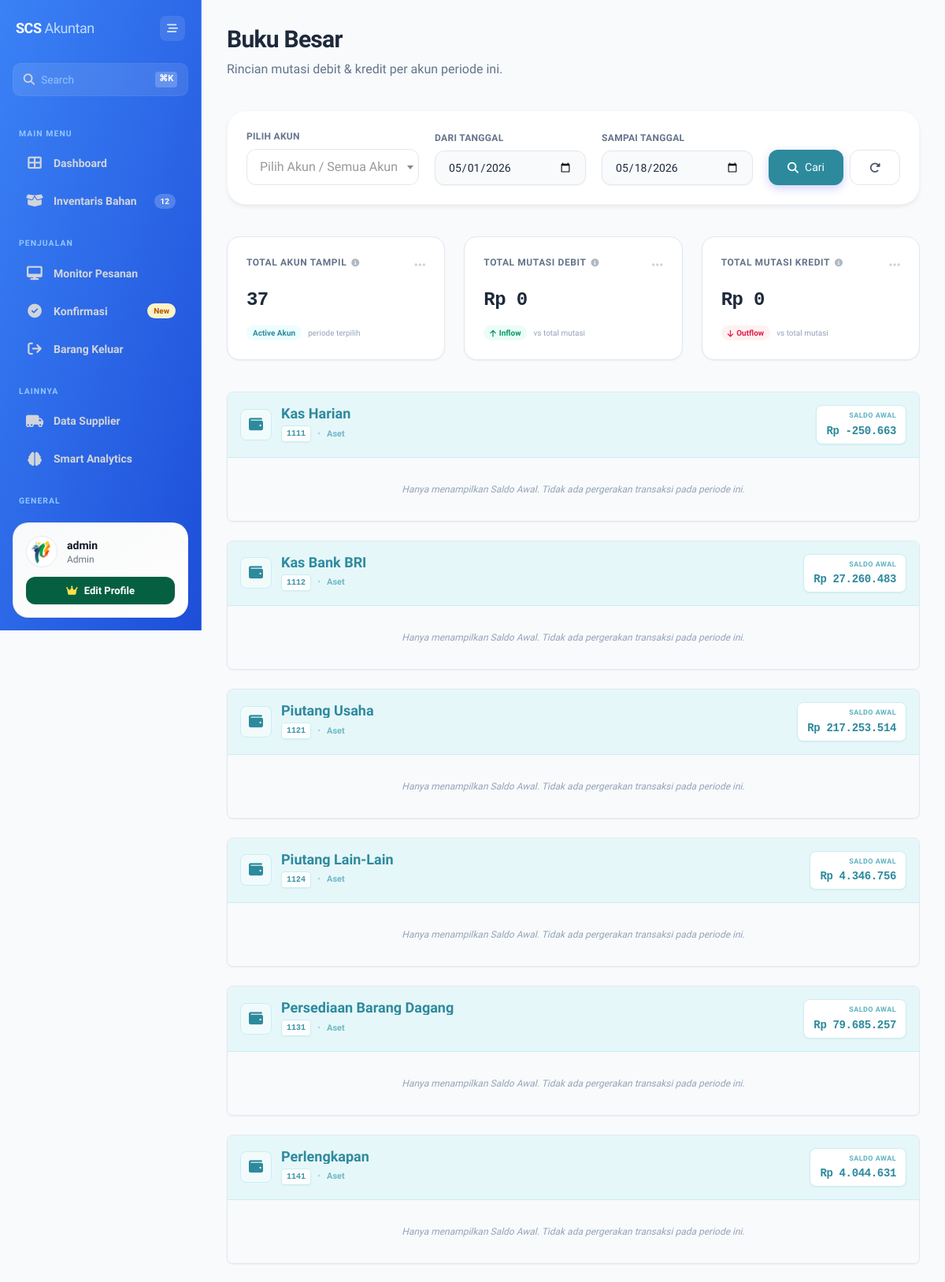
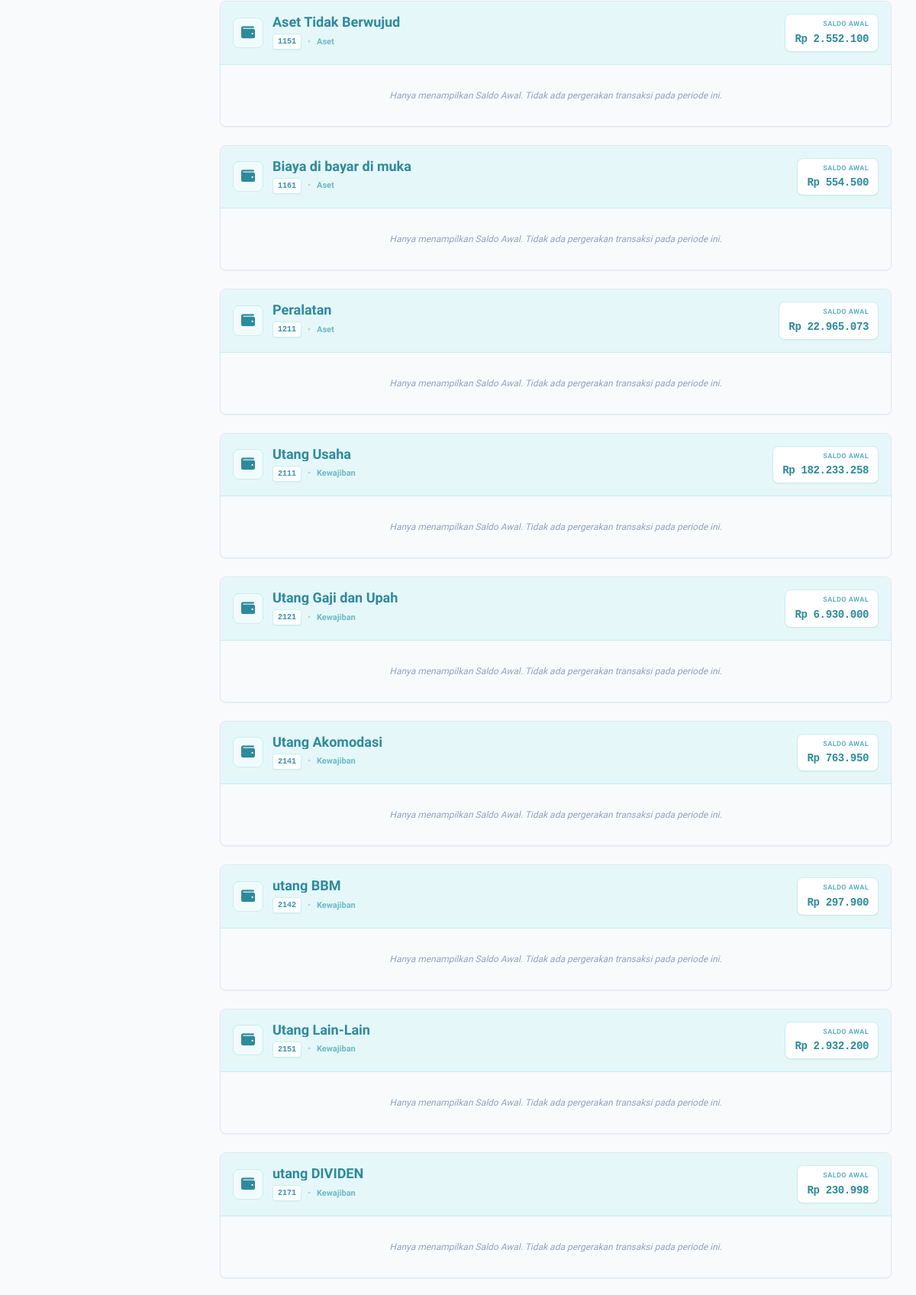
/buku_besar.php (signed in, upper part), run on the app's committed database (2 pictures, top to bottom).
### tables this page shows
CREATE TABLE `akun_coa` (
  `kode_akun` varchar(20) NOT NULL,
  `nama_akun` varchar(100) NOT NULL,
  `kategori` enum('Aset','Kewajiban','Modal','Pendapatan','Beban') NOT NULL,
  `tipe_laporan` enum('Neraca','Laba Rugi') NOT NULL,
  `posisi_normal` enum('Debit','Kredit') NOT NULL
);

### fungsi_akuntansi.php (called while the page is built, shortened)
<?php
if (!function_exists('formatRupiah')) {
    function formatRupiah($angka) {
        return 'Rp ' . number_format($angka, 0, ',', '.');
    }
}
function getAccountBalance($koneksi, $kode_akun, $tgl_akhir = null, $tgl_awal = null) {
    $stmt = $koneksi->prepare("SELECT posisi_normal FROM akun_coa WHERE kode_akun = ?");
    $stmt->bind_param("s", $kode_akun);
    $stmt->execute();
    $res = $stmt->get_result();
    $coa = $res->fetch_assoc();
    $posisi_normal = $coa['posisi_normal'] ?? 'Debit';
    $sql = "SELECT SUM(debit) as d, SUM(kredit) as k FROM jurnal_umum WHERE kode_akun = ?";
    $params = [$kode_akun];
    $types = "s";
    if ($tgl_awal && $tgl_akhir) {
        $sql .= " AND (tanggal BETWEEN ? AND ?)";
        $params[] = $tgl_awal; $params[] = $tgl_akhir;
        $types .= "ss";
    } elseif ($tgl_akhir) {
        $sql .= " AND tanggal <= ?";
        $params[] = $tgl_akhir;
        $types .= "s";
    }
    $sql .= " AND no_reff NOT LIKE 'CLS%'";
    $stmt = $koneksi->prepare($sql);
    $stmt->bind_param($types, ...$params);
    $stmt->execute();
    $data = $stmt->get_result()->fetch_assoc();
    $debit = $data['d'] ?? 0;
    $kredit = $data['k'] ?? 0;
    return ($posisi_normal == 'Debit') ? ($debit - $kredit) : ($kredit - $debit);
}
?>

### buku_besar.php (the view, shortened to what this page needs)
<?php
include 'koneksi.php';
include 'fungsi_akuntansi.php';
$tgl_mulai   = isset($_GET['tgl_mulai']) ? $_GET['tgl_mulai'] : date('Y-m-01');
$tgl_selesai = isset($_GET['tgl_selesai']) ? $_GET['tgl_selesai'] : date('Y-m-d');
$kode_akun   = isset($_GET['kode_akun']) ? $_GET['kode_akun'] : '';
$data_buku_besar = [];
$where_akun = ($kode_akun != '') ? "WHERE kode_akun = '$kode_akun'" : "";
$q_target_akun = mysqli_query($koneksi, "SELECT * FROM akun_coa $where_akun ORDER BY kode_akun ASC");
while($akun = mysqli_fetch_assoc($q_target_akun)) {
    $kd = $akun['kode_akun'];
    $tgl_sebelum = date('Y-m-d', strtotime($tgl_mulai . ' -1 day'));
    $saldo_awal = getAccountBalance($koneksi, $kd, $tgl_sebelum);
    $prefix = substr($kd, 0, 1);
    $is_debit = in_array($prefix, ['1', '5']);
    $transaksi = [];
    if ($saldo_awal != 0 || count($transaksi) > 0) {
        $data_buku_besar[] = [
            'info' => $akun,
            'saldo_awal' => $saldo_awal,
            'transaksi' => $transaksi,
            'is_debit' => $is_debit
        ];
    }
}
$grand_total_debit = 0;
$grand_total_kredit = 0;
?>
<!DOCTYPE html>
<html lang="id">
<head>
    <script src="https://cdn.tailwindcss.com"></script>
    <link rel="stylesheet" href="https://cdnjs.cloudflare.com/ajax/libs/font-awesome/6.5.0/css/all.min.css">
    <link href="https://cdn.jsdelivr.net/npm/select2@4.1.0-rc.0/dist/css/select2.min.css" rel="stylesheet" />
</head>
<body class="antialiased">
    <?php include 'sidebar.php'; ?>
    <div class="main-container">
        <div class="content-wrapper">
            <div class="container-optimized py-8">
                <div class="mb-10 flex flex-col md:flex-row justify-between items-start md:items-end gap-6">
                    <div>
                        <h1 class="text-3xl font-bold text-slate-800 tracking-tight">Buku Besar</h1>
                        <p class="text-slate-500 mt-2">Rincian mutasi debit & kredit per akun periode ini.</p>
                    </div>
                </div>
                <div class="glass-card p-6 mb-10">
                    <form method="GET" class="flex flex-col lg:flex-row gap-5 items-end">
                        <div class="flex-1 w-full">
                            <label class="block text-xs font-semibold text-slate-500 uppercase mb-2 tracking-wide">Pilih Akun</label>
                        </div>
                        <div class="w-full lg:w-48">
                            <label class="block text-xs font-semibold text-slate-500 uppercase mb-2 tracking-wide">Dari Tanggal</label>
                            <input type="date" name="tgl_mulai" value="<?= $tgl_mulai ?>" class="w-full border-gray-200 rounded-xl shadow-sm focus:ring-[#2d8a9d] focus:border-[#2d8a9d] px-4 py-2.5 text-sm border bg-slate-50">
                        </div>
                        <div class="w-full lg:w-48">
                            <label class="block text-xs font-semibold text-slate-500 uppercase mb-2 tracking-wide">Sampai Tanggal</label>
                            <input type="date" name="tgl_selesai" value="<?= $tgl_selesai ?>" class="w-full border-gray-200 rounded-xl shadow-sm focus:ring-[#2d8a9d] focus:border-[#2d8a9d] px-4 py-2.5 text-sm border bg-slate-50">
                        </div>
                        <div class="flex gap-2 w-full lg:w-auto">
                            <button type="submit" class="btn btn-primary w-full lg:w-auto justify-center">
                                <i class="fas fa-search"></i> Cari
                            </button>
                            <a href="buku_besar.php" class="btn btn-light w-full lg:w-auto justify-center" title="Reset">
                                <i class="fas fa-redo-alt"></i>
                            </a>
                        </div>
                    </form>
                </div>
                <div class="grid grid-cols-1 md:grid-cols-3 gap-6 mb-10">
                    <div class="bg-white border border-slate-200 rounded-2xl p-6 shadow-sm hover:shadow-md transition-shadow">
                        <div class="flex justify-between items-start mb-4">
                            <div class="flex items-center gap-1.5 text-slate-500 font-bold text-xs uppercase tracking-wider">
                                Total Akun Tampil
                                <i class="fas fa-info-circle text-[10px] opacity-50"></i>
                            </div>
                            <button class="text-slate-300 hover:text-slate-500 transition-colors"><i class="fas fa-ellipsis-h"></i></button>
                        </div>
                        <h3 class="text-2xl xl:text-3xl font-extrabold text-slate-800 tracking-tight font-mono whitespace-nowrap truncate" title="<?= count($data_buku_besar) ?>"><?= count($data_buku_besar) ?></h3>
                        <div class="mt-4 flex items-center gap-2">
                            <span class="bg-cyan-50 text-[#2d8a9d] px-2 py-0.5 rounded-full text-[10px] font-bold">Active Akun</span>
                            <span class="text-slate-400 text-[10px]">periode terpilih</span>
                        </div>
                    </div>
                    <div class="bg-white border border-slate-200 rounded-2xl p-6 shadow-sm hover:shadow-md transition-shadow">
                        <div class="flex justify-between items-start mb-4">
                            <div class="flex items-center gap-1.5 text-slate-500 font-bold text-xs uppercase tracking-wider">
                                Total Mutasi Debit
                                <i class="fas fa-info-circle text-[10px] opacity-50"></i>
                            </div>
                            <button class="text-slate-300 hover:text-slate-500 transition-colors"><i class="fas fa-ellipsis-h"></i></button>
                        </div>
                        <h3 class="text-2xl xl:text-3xl font-extrabold text-slate-800 tracking-tight font-mono whitespace-nowrap truncate" title="<?= formatRupiah($grand_total_debit) ?>"><?= formatRupiah($grand_total_debit) ?></h3>
                        <div class="mt-4 flex items-center gap-2">
                            <span class="bg-emerald-50 text-emerald-600 px-2 py-0.5 rounded-full text-[10px] font-bold flex items-center gap-1">
                                <i class="fas fa-arrow-up"></i> Inflow
                            </span>
                            <span class="text-slate-400 text-[10px]">vs total mutasi</span>
                        </div>
                    </div>
                    <div class="bg-white border border-slate-200 rounded-2xl p-6 shadow-sm hover:shadow-md transition-shadow">
                        <div class="flex justify-between items-start mb-4">
                            <div class="flex items-center gap-1.5 text-slate-500 font-bold text-xs uppercase tracking-wider">
                                Total Mutasi Kredit
                                <i class="fas fa-info-circle text-[10px] opacity-50"></i>
                            </div>
                            <button class="text-slate-300 hover:text-slate-500 transition-colors"><i class="fas fa-ellipsis-h"></i></button>
                        </div>
                        <h3 class="text-2xl xl:text-3xl font-extrabold text-slate-800 tracking-tight font-mono whitespace-nowrap truncate" title="<?= formatRupiah($grand_total_kredit) ?>"><?= formatRupiah($grand_total_kredit) ?></h3>
                        <div class="mt-4 flex items-center gap-2">
                            <span class="bg-rose-50 text-rose-600 px-2 py-0.5 rounded-full text-[10px] font-bold flex items-center gap-1">
                                <i class="fas fa-arrow-down"></i> Outflow
                            </span>
                            <span class="text-slate-400 text-[10px]">vs total mutasi</span>
                        </div>
                    </div>
                </div>
                <div class="columns-1 xl:columns-2 gap-6 space-y-6 relative z-0">
                    <?php if(empty($data_buku_besar)): ?>
                        <div class="col-span-full py-20 text-center bg-white border border-slate-200 rounded-2xl border-dashed break-inside-avoid">
                            <i class="fas fa-search text-5xl text-slate-300 mb-4"></i>
                            <h4 class="text-xl font-bold text-slate-700 mb-2">Tidak ada data ditemukan</h4>
                            <p class="text-slate-500 mb-6">Coba ubah filter periode atau pilih akun lain untuk melihat data transaksi.</p>
                        </div>
                    <?php else: ?>
                        <?php foreach($data_buku_besar as $bb): ?>
                        <div class="break-inside-avoid bg-white border border-slate-200 shadow-sm overflow-hidden rounded-lg mb-6">
                            <div class="bg-[#e6f7f9] px-4 py-4 flex justify-between items-center text-[#2d8a9d] border-b border-[#c8eef3]">
                                <div class="flex items-center gap-3 flex-1 min-w-0">
                                    <div class="bg-white/50 w-10 h-10 rounded-lg flex items-center justify-center text-[#2d8a9d] border border-[#c8eef3] flex-shrink-0">
                                        <i class="fas fa-wallet text-lg"></i>
                                    </div>
                                    <div class="flex-shrink-0 min-w-0">
                                        <div class="text-lg font-bold leading-none truncate"><?= $bb['info']['nama_akun'] ?></div>
                                        <div class="text-[11px] mt-1.5 text-[#5fb3c2] font-semibold opacity-90 flex items-center gap-2">
                                            <span class="bg-white px-1.5 py-0.5 rounded text-[10px] font-bold text-[#2d8a9d] border border-[#c8eef3] shadow-sm font-mono"><?= $bb['info']['kode_akun'] ?></span>
                                            <span class="opacity-50">•</span>
                                            <span class="truncate"><?= $bb['info']['kategori'] ?></span>
                                        </div>
                                    </div>
                                </div>
                                <div class="bg-white px-3 py-1.5 rounded-lg border border-[#c8eef3] text-right flex-shrink-0 ml-2 shadow-sm">
                                    <p class="text-[#5fb3c2] text-[9px] font-bold uppercase tracking-wider mb-0.5">Saldo Awal</p>
                                    <p class="text-[#2d8a9d] font-bold text-sm font-mono tracking-tight"><?= formatRupiah($bb['saldo_awal']) ?></p>
                                </div>
                            </div>
                            <div class="w-full overflow-x-auto">
                                <?php if(empty($bb['transaksi'])): ?>
                                    <div class="p-8 text-center bg-slate-50">
                                        <p class="text-slate-400 text-xs italic">Hanya menampilkan Saldo Awal. Tidak ada pergerakan transaksi pada periode ini.</p>
                                    </div>
                                <?php endif; ?>
                            </div>
                        </div>
                    <?php endforeach; ?>
                    <?php endif; ?>
                </div>
            </div>
        </div>
    </div>
</body>
</html>

### buku_besar.php (style rules this page uses)
:root { --primary: #2d8a9d; --primary-dark: #1a5f6b; --bg-page: #f8fafc; }
body { font-family: 'Inter', sans-serif; background: var(--bg-page); color: #1e293b; line-height: 1.6; }
.main-container { margin-left: 16rem; min-height: 100vh; transition: margin-left 0.3s ease; }
.glass-card { background: white; border-radius: 24px; box-shadow: 0 4px 6px -1px rgba(0, 0, 0, 0.05), 0 2px 4px -1px rgba(0, 0, 0, 0.03); border: 1px solid #f1f5f9; }
.btn { display: inline-flex; align-items: center; gap: 0.5rem; padding: 0.75rem 1.5rem; border-radius: 12px; font-weight: 500; font-size: 0.875rem; transition: all 0.3s; cursor: pointer; }
.btn-primary { background: var(--primary); color: white; box-shadow: 0 4px 12px rgba(99, 102, 241, 0.3); }
.btn-light { background: white; color: #475569; border: 1px solid #e2e8f0; }
.container-optimized { max-width: 1600px; padding: 0 2rem; margin: 0 auto; }

### sidebar.php (style rules this page uses)
* { margin: 0; padding: 0; -webkit-tap-highlight-color: transparent; box-sizing: border-box; font-family: 'Google Sans', sans-serif; }

### data on the page
akun_coa: nama_akun "Kas Harian", kode_akun "1111", kategori "Aset", saldo_awal "Rp -250.663"
akun_coa: nama_akun "Kas Bank BRI", kode_akun "1112", kategori "Aset", saldo_awal "Rp 27.260.483"
akun_coa: nama_akun "Piutang Usaha", kode_akun "1121", kategori "Aset", saldo_awal "Rp 217.253.514"
akun_coa: nama_akun "Piutang Lain-Lain", kode_akun "1124", kategori "Aset", saldo_awal "Rp 4.346.756"
akun_coa: nama_akun "Persediaan Barang Dagang", kode_akun "1131", kategori "Aset", saldo_awal "Rp 79.685.257"
akun_coa: nama_akun "Perlengkapan", kode_akun "1141", kategori "Aset", saldo_awal "Rp 4.044.631"
akun_coa: nama_akun "Aset Tidak Berwujud", kode_akun "1151", kategori "Aset", saldo_awal "Rp 2.552.100"
akun_coa: nama_akun "Biaya di bayar di muka", kode_akun "1161", kategori "Aset", saldo_awal "Rp 554.500"
akun_coa: nama_akun "Peralatan", kode_akun "1211", kategori "Aset", saldo_awal "Rp 22.965.073"
akun_coa: nama_akun "Utang Usaha", kode_akun "2111", kategori "Kewajiban", saldo_awal "Rp 182.233.258"
akun_coa: nama_akun "Utang Gaji dan Upah", kode_akun "2121", kategori "Kewajiban", saldo_awal "Rp 6.930.000"
akun_coa: nama_akun "Utang Akomodasi", kode_akun "2141", kategori "Kewajiban", saldo_awal "Rp 763.950"
akun_coa: nama_akun "utang BBM", kode_akun "2142", kategori "Kewajiban", saldo_awal "Rp 297.900"
akun_coa: nama_akun "Utang Lain-Lain", kode_akun "2151", kategori "Kewajiban", saldo_awal "Rp 2.932.200"
akun_coa: nama_akun "utang DIVIDEN", kode_akun "2171", kategori "Kewajiban", saldo_awal "Rp 230.998"

### other printed values
$user_nama "admin"
$user_role "Admin"
count($data_buku_besar) "37"
formatRupiah($grand_total_debit) "Rp 0"
formatRupiah($grand_total_kredit) "Rp 0"
